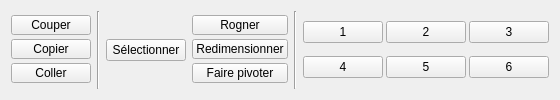
<?xml version="1.0" encoding="UTF-8"?>
<ui version="4.0">
 <class>TabAccueil</class>
 <widget class="QWidget" name="TabAccueil">
  <property name="geometry">
   <rect>
    <x>0</x>
    <y>0</y>
    <width>529</width>
    <height>100</height>
   </rect>
  </property>
  <property name="sizePolicy">
   <sizepolicy hsizetype="Minimum" vsizetype="Minimum">
    <horstretch>0</horstretch>
    <verstretch>0</verstretch>
   </sizepolicy>
  </property>
  <property name="minimumSize">
   <size>
    <width>0</width>
    <height>100</height>
   </size>
  </property>
  <property name="maximumSize">
   <size>
    <width>16777215</width>
    <height>113</height>
   </size>
  </property>
  <property name="windowTitle">
   <string>Form</string>
  </property>
  <layout class="QHBoxLayout" name="horizontalLayout">
   <property name="sizeConstraint">
    <enum>QLayout::SetMinimumSize</enum>
   </property>
   <item>
    <layout class="QVBoxLayout" name="verticalLayout">
     <property name="spacing">
      <number>0</number>
     </property>
     <property name="sizeConstraint">
      <enum>QLayout::SetMinimumSize</enum>
     </property>
     <item>
      <widget class="QPushButton" name="btnCouper">
       <property name="maximumSize">
        <size>
         <width>16777215</width>
         <height>20</height>
        </size>
       </property>
       <property name="text">
        <string>Couper</string>
       </property>
      </widget>
     </item>
     <item>
      <widget class="QPushButton" name="btnCopier">
       <property name="maximumSize">
        <size>
         <width>16777215</width>
         <height>20</height>
        </size>
       </property>
       <property name="text">
        <string>Copier</string>
       </property>
      </widget>
     </item>
     <item>
      <widget class="QPushButton" name="btnColler">
       <property name="sizePolicy">
        <sizepolicy hsizetype="Minimum" vsizetype="Minimum">
         <horstretch>0</horstretch>
         <verstretch>0</verstretch>
        </sizepolicy>
       </property>
       <property name="maximumSize">
        <size>
         <width>16777215</width>
         <height>20</height>
        </size>
       </property>
       <property name="text">
        <string>Coller</string>
       </property>
      </widget>
     </item>
    </layout>
   </item>
   <item>
    <widget class="Line" name="line1">
     <property name="orientation">
      <enum>Qt::Vertical</enum>
     </property>
    </widget>
   </item>
   <item>
    <layout class="QHBoxLayout" name="horizontalLayout_2">
     <item>
      <widget class="QPushButton" name="btnSelec">
       <property name="text">
        <string>Sélectionner</string>
       </property>
       <property name="flat">
        <bool>false</bool>
       </property>
      </widget>
     </item>
     <item>
      <layout class="QVBoxLayout" name="verticalLayout_2">
       <property name="spacing">
        <number>0</number>
       </property>
       <item>
        <widget class="QPushButton" name="pushButton">
         <property name="maximumSize">
          <size>
           <width>16777215</width>
           <height>20</height>
          </size>
         </property>
         <property name="text">
          <string>Rogner</string>
         </property>
        </widget>
       </item>
       <item>
        <widget class="QPushButton" name="pushButton_2">
         <property name="maximumSize">
          <size>
           <width>16777215</width>
           <height>20</height>
          </size>
         </property>
         <property name="text">
          <string>Redimensionner</string>
         </property>
        </widget>
       </item>
       <item>
        <widget class="QPushButton" name="pushButton_3">
         <property name="maximumSize">
          <size>
           <width>16777215</width>
           <height>20</height>
          </size>
         </property>
         <property name="text">
          <string>Faire pivoter</string>
         </property>
         <property name="flat">
          <bool>false</bool>
         </property>
        </widget>
       </item>
      </layout>
     </item>
    </layout>
   </item>
   <item>
    <widget class="Line" name="line2">
     <property name="orientation">
      <enum>Qt::Vertical</enum>
     </property>
    </widget>
   </item>
   <item>
    <layout class="QGridLayout" name="gridLayout">
     <property name="spacing">
      <number>3</number>
     </property>
     <item row="0" column="1">
      <widget class="QPushButton" name="btnPot">
       <property name="text">
        <string>2</string>
       </property>
      </widget>
     </item>
     <item row="0" column="0">
      <widget class="QPushButton" name="btnCrayon">
       <property name="minimumSize">
        <size>
         <width>0</width>
         <height>0</height>
        </size>
       </property>
       <property name="text">
        <string>1</string>
       </property>
      </widget>
     </item>
     <item row="1" column="0">
      <widget class="QPushButton" name="btnGomme">
       <property name="text">
        <string>4</string>
       </property>
      </widget>
     </item>
     <item row="1" column="1">
      <widget class="QPushButton" name="btnPipe">
       <property name="text">
        <string>5</string>
       </property>
      </widget>
     </item>
     <item row="1" column="2">
      <widget class="QPushButton" name="btnLoupe">
       <property name="text">
        <string>6</string>
       </property>
      </widget>
     </item>
     <item row="0" column="2">
      <widget class="QPushButton" name="btnText">
       <property name="text">
        <string>3</string>
       </property>
      </widget>
     </item>
    </layout>
   </item>
  </layout>
 </widget>
 <resources/>
 <connections/>
</ui>
